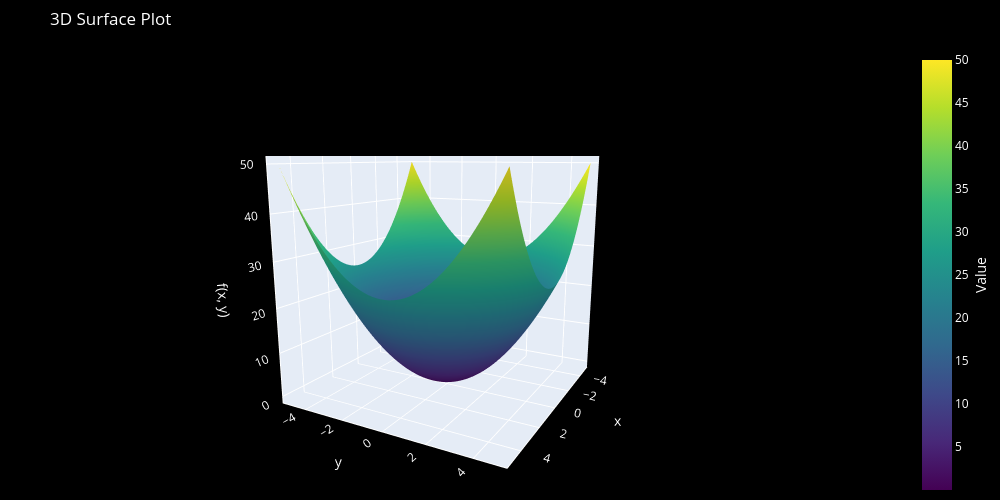

Here is the notebook cell this chart was saved with:
### Markdown cell above
## A convex (quadratic) function
The first example we consider is a simple quadratic function

### Code cell
def f(x, y):
    return x**2 + y**2

x = torch.linspace(-5, 5, 100).requires_grad_(True)
y = torch.linspace(-5, 5, 100).requires_grad_(True)

fig = plot_3D(x, y, f)
fig.show()

### Figure 1 — Plotly figure (JSON) as saved in the notebook; plotly's stock layout.template omitted (floating-point values rounded to 4 significant figures; data arrays with more than 128 entries replaced by an {"elided": "..."} marker saying what was removed)
{"data": [{"colorbar": {"tickfont": {"color": "white"}, "title": {"font": {"color": "white"}, "side": "right", "text": "Value"}}, "colorscale": [[0, "#440154"], [0.1111, "#482878"], [0.2222, "#3e4989"], [0.3333, "#31688e"], [0.4444, "#26828e"], [0.5556, "#1f9e89"], [0.6667, "#35b779"], [0.7778, "#6ece58"], [0.8889, "#b5de2b"], [1, "#fde725"]], "showscale": true, "type": "surface", "x": {"elided": "100x100 float values"}, "y": {"elided": "100x100 float values"}, "z": {"elided": "100x100 float values"}}], "layout": {"height": 500, "margin": {"b": 0, "l": 0, "r": 0, "t": 50}, "paper_bgcolor": "black", "plot_bgcolor": "black", "scene": {"bgcolor": "black", "camera": {"eye": {"x": 2, "y": 1.1, "z": 0.5}}, "xaxis": {"linecolor": "white", "linewidth": 2, "showgrid": true, "showline": true, "tickfont": {"color": "white"}, "title": {"font": {"color": "white"}, "text": "x"}}, "yaxis": {"linecolor": "white", "linewidth": 2, "showgrid": true, "showline": true, "tickfont": {"color": "white"}, "title": {"font": {"color": "white"}, "text": "y"}}, "zaxis": {"linecolor": "white", "linewidth": 2, "showgrid": true, "showline": true, "tickfont": {"color": "white"}, "title": {"font": {"color": "white"}, "text": "f(x, y)"}}}, "title": {"font": {"color": "white"}, "text": "3D Surface Plot"}, "width": 1000}}
